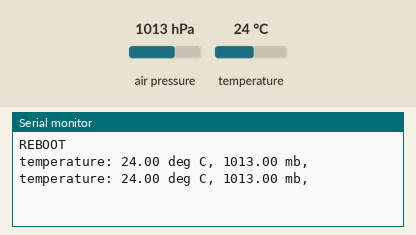
This sketch was run on a simulated Arduino Uno, built with avr-gcc and run on an emulated ATmega328P. Parts: the last lines printed to the serial monitor. The test bench sets the inputs (shaded band); at power-on: air pressure 1013 hPa, temperature 24 °C.

Above: at 1.8 s.
1.9 s: air pressure set to 952 hPa
At 2.7 s:
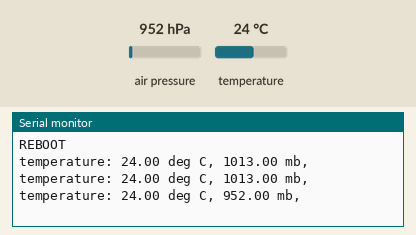
3.4 s: temperature set to 12 °C
At 4.7 s:
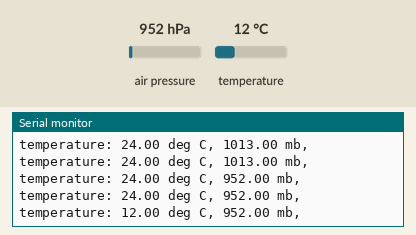
4.9 s: air pressure set to 975 hPa
At 6.0 s:
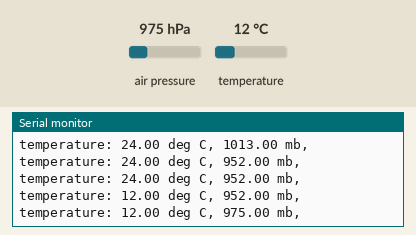
Timing chart, 0 to 7.9 s (numbered marks = the images above; inputs shaded):
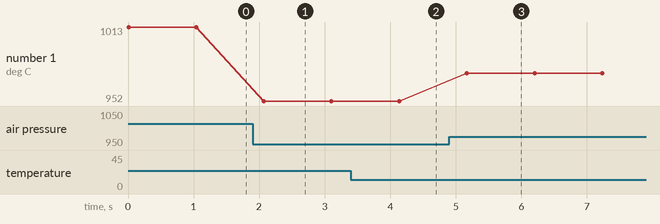

The sketch:

BMP180_Good.ino
```cpp
#include <SFE_BMP180.h>
#include <Wire.h>
// You will need to create an SFE_BMP180 object, here called "pressure":
SFE_BMP180 pressure;
void setup()
{
  Serial.begin(9600);
  Serial.println("REBOOT");
  // Initialize the sensor (it is important to get calibration values stored on the device).
  (pressure.begin());
}
void loop()
{
  char status;
  double T,P,p0,a;
  status = pressure.startTemperature();
  {
    // Wait for the measurement to complete:
    delay(status);
    status = pressure.getTemperature(T);
    {
      // Print out the measurement:
      Serial.print("temperature: ");
      Serial.print(T,2);
      Serial.print(" deg C, ");
      status = pressure.startPressure(3);
      {
        // Wait for the measurement to complete:
        delay(status);
        status = pressure.getPressure(P,T);
        {
          Serial.print(P,2);
          Serial.println(" mb, ");
        delay(1000);
        }
      }
      }
  }
  }
```

Measured:
- after the input at 1.9 s, the serial monitor: prints a new line after 0.17 s (image 1)
- after the input at 3.4 s, the serial monitor: prints a new line after 0.73 s (image 2)
- after the input at 4.9 s, the serial monitor: prints a new line after 0.27 s (image 3)
- plotted number 1: 1013 → 952 after the input at 1.9 s, 952 → 975 after the input at 4.9 s
